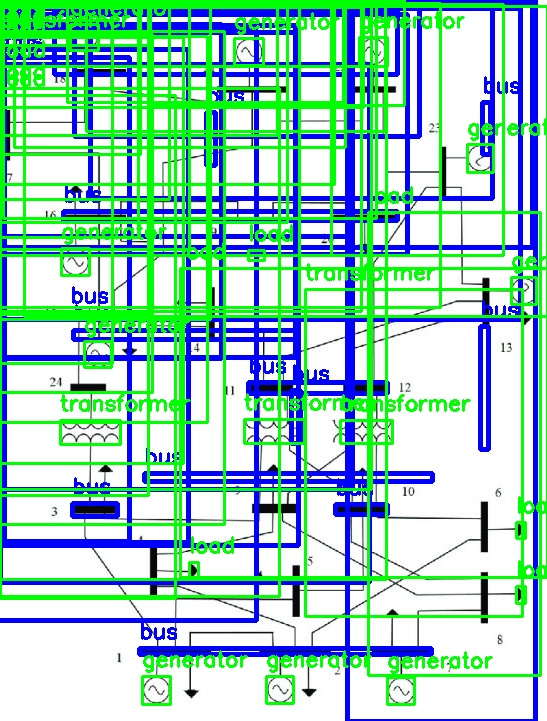
#> input picture 02_결과 모음들/시각화_테스트결과/experiments_phase1/1_imgsz_1280.jpg, 547 x 721 px
$ python -i pipeline_policy.py   (imports and definitions only)   (older library calls are emulated)
#> lines starting #> are read from the running program, lines starting #| are printed output that depends on the picture; after the words box and inside, x2 and y2 are one past the last pixel; in counts of white or black regions, pixels touching at a corner belong together
#> further down, picture is the input picture: shape (721, 547, 3); mean B, G, R 190.7, 206.1, 155.6
"""Adaptive policy layer for the PowerLens vision pipeline.

The production detectors contain the pixel-level implementation.  This module
owns the rules that should remain stable across diagram styles:

* inspect image quality before choosing pixel tolerances;
* keep object pixels and text-clean conductor pixels as separate layers;
* express every candidate outcome as accept, rescue, review, or reject;
* never let a rescue bypass an electrical/topological mandatory condition;
* validate the final graph before it is handed to power-flow calculation.

The policy deliberately works with normalized evidence instead of OpenCV
contours.  Detectors can therefore evolve without copying thresholds into the
FastAPI endpoint or Flutter application.
"""

from __future__ import annotations

from dataclasses import asdict, dataclass, field
from enum import Enum
from typing import Any, Iterable, Mapping

import cv2
import numpy as np


PIPELINE_POLICY_VERSION = "2.0"


class DecisionState(str, Enum):
    ACCEPT = "accept"
    RESCUE = "rescue"
    REVIEW = "review"
    REJECT = "reject"


@dataclass(frozen=True)
class ImageProfile:
    width: int
    height: int
    min_side: int
    max_side: int
    contrast_span: float
    blur_variance: float
    foreground_ratio: float
    estimated_stroke: float
    low_resolution: bool
    low_contrast: bool
    blurry: bool
    recommended_scale: float
    tags: tuple[str, ...] = ()

    def to_dict(self) -> dict[str, Any]:
        return asdict(self)


@dataclass(frozen=True)
class AdaptiveThresholds:
    pixel_scale: float
    bus_min_aspect: float
    bus_min_straightness: float
    bus_min_profile: float
    bus_min_stroke_ratio: float
    bus_max_endpoint_bends: int
    bus_rescue_max_gap: int
    load_min_triangle_score: float
    load_max_lead: int
    load_rescue_max_lead: int
    topology_contact_margin: int
    transformer_pair_min_score: float

    def to_dict(self) -> dict[str, Any]:
        return asdict(self)


@dataclass
class CandidateEvidence:
    """Detector-independent evidence used by the candidate policy.

    Values that do not apply to a class may remain ``None``.  Mandatory rules
    never infer missing evidence as success.
    """

    class_name: str
    bbox: tuple[float, float, float, float]
    source: str = "unknown"
    yolo_confidence: float = 0.0
    cv_score: float = 0.0
    aspect_ratio: float | None = None
    stroke_ratio: float | None = None
    straightness: float | None = None
    profile_score: float | None = None
    branch_count: int | None = None
    endpoint_bends: int | None = None
    fragmented_gap: int | None = None
    triangle_score: float | None = None
    compactness: float | None = None
    attached_to_bus: bool | None = None
    tail_continuity: float | None = None
    lead_length: int | None = None
    tip_continues: bool | None = None
    enclosed_hole: bool | None = None
    terminal_connected: bool | None = None
    transformer_pair: bool | None = None
    wave_pair_score: float | None = None
    circle_pair_score: float | None = None
    text_overlap: float = 0.0
    box_area_ratio: float = 0.0
    tags: set[str] = field(default_factory=set)


@dataclass(frozen=True)
class CandidateDecision:
    state: DecisionState
    reasons: tuple[str, ...]
    mandatory_passed: bool
    rescue_kind: str | None = None

    # [7 lines left out: function to_dict, not called in this run]


@dataclass(frozen=True)
class GraphIssue:
    severity: str
    code: str
    message: str
    component_ids: tuple[str, ...] = ()

    def to_dict(self) -> dict[str, Any]:
        return asdict(self)


def inspect_image(image: np.ndarray) -> ImageProfile:
    if image is None or image.size == 0:
        raise ValueError("Cannot profile an empty image")
    gray = image if image.ndim == 2 else cv2.cvtColor(image, cv2.COLOR_BGR2GRAY)
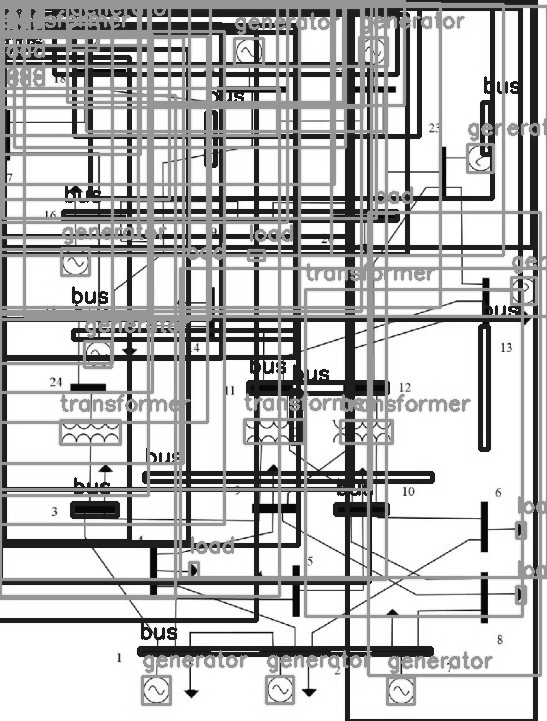
#> gray: shape (721, 547); min 0, max 255, mean 189.3
    height, width = gray.shape[:2]
#> height = 721; width = 547
    min_side, max_side = min(width, height), max(width, height)
#> min_side = 547; max_side = 721
    p05, p95 = np.percentile(gray, (5, 95))
#> p05 = 29; p95 = 255
    contrast_span = float(p95 - p05)
#> contrast_span = 226
    blur_variance = float(cv2.Laplacian(gray, cv2.CV_64F).var())
#> blur_variance = 8861.9
    _, binary = cv2.threshold(gray, 0, 255, cv2.THRESH_BINARY_INV + cv2.THRESH_OTSU)
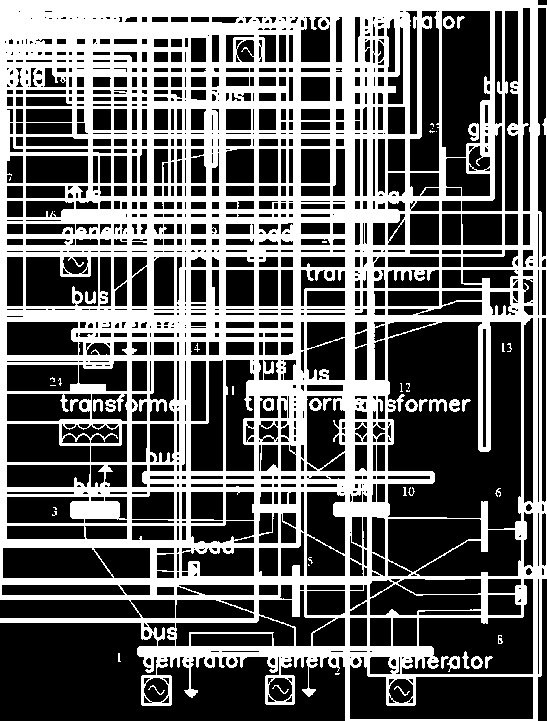
#> binary: shape (721, 547); 39.9% white; 51 white regions (24 under 20 px), largest, box (x1, y1, x2, y2) and area: (0, 0, 547, 721) 155551, (429, 399, 447, 412) 131, (468, 123, 479, 141) 125
    foreground_ratio = float(np.count_nonzero(binary) / max(binary.size, 1))
#> foreground_ratio = 0.399

    distance = cv2.distanceTransform(binary, cv2.DIST_L2, 3)
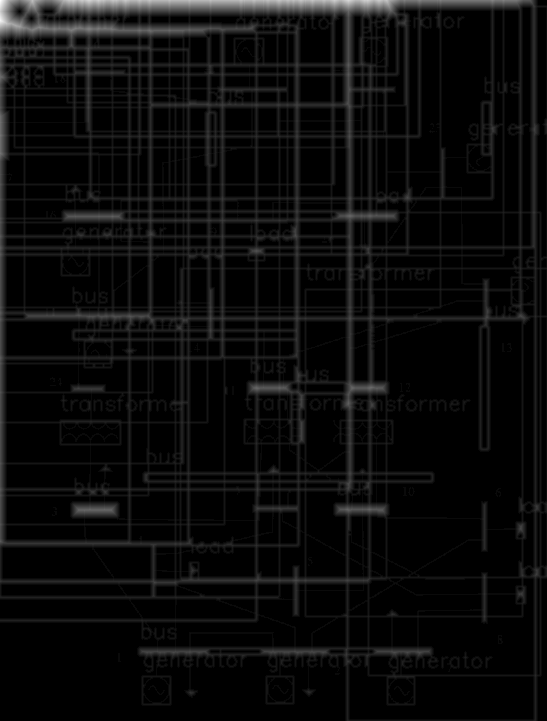
#> distance: shape (721, 547) float32; min 0, max 22.7, mean 1; drawn with min black and max white
    positive = distance[(distance > 0) & (distance <= 6.0)]
    estimated_stroke = (
        float(np.percentile(positive, 45) * 2.0) if positive.size else 1.0
    )
#> estimated_stroke = 3.82
    estimated_stroke = float(np.clip(estimated_stroke, 1.0, 12.0))

    low_resolution = min_side < 720 or estimated_stroke < 1.6
#> low_resolution = True
    low_contrast = contrast_span < 90.0
#> low_contrast = False
    # Line drawings naturally have lower Laplacian variance than photographs;
    # use a conservative blur threshold so a clean sparse drawing is not
    # sharpened unnecessarily.
    blurry = blur_variance < 45.0
#> blurry = False

    if low_resolution:
        side_scale = 900.0 / max(min_side, 1)
#> side_scale = 1.65
        stroke_scale = 2.6 / max(estimated_stroke, 0.5)
#> stroke_scale = 0.681
        recommended_scale = float(np.clip(max(side_scale, stroke_scale), 1.25, 3.0))
#> recommended_scale = 1.65
    elif max_side > 2800:
        recommended_scale = float(2400.0 / max_side)
    else:
        recommended_scale = 1.0

    tags: list[str] = []
    if low_resolution:
        tags.append("low_resolution")
    if low_contrast:
        tags.append("low_contrast")
    if blurry:
        tags.append("blurry")
    if foreground_ratio < 0.002:
        tags.append("sparse_ink")
    elif foreground_ratio > 0.22:
        tags.append("dense_ink_or_background_noise")
    if not tags:
        tags.append("normal")

    return ImageProfile(
        width=width,
        height=height,
        min_side=min_side,
        max_side=max_side,
        contrast_span=contrast_span,
        blur_variance=blur_variance,
        foreground_ratio=foreground_ratio,
        estimated_stroke=estimated_stroke,
        low_resolution=low_resolution,
        low_contrast=low_contrast,
        blurry=blurry,
        recommended_scale=recommended_scale,
        tags=tuple(tags),
    )


# [17 lines left out: function thresholds_for, not called in this run]


class CandidatePolicy:
    def __init__(self, profile: ImageProfile):
        self.profile = profile
        self.thresholds = thresholds_for(profile)

    # [143 lines left out: functions decide, _monster_box, _bus, _load, _generator, _transformer, not called in this run]

    @staticmethod
    def _missing(evidence: CandidateEvidence, *names: str) -> list[str]:
        return [name for name in names if getattr(evidence, name) is None]

    @staticmethod
    def _accept(reason: str) -> CandidateDecision:
        return CandidateDecision(DecisionState.ACCEPT, (reason,), True)

    # [8 lines left out: function _rescue, not called in this run]

    @staticmethod
    def _review(reason: str) -> CandidateDecision:
        return CandidateDecision(DecisionState.REVIEW, (reason,), False)

    @staticmethod
    def _reject(reason: str) -> CandidateDecision:
        return CandidateDecision(DecisionState.REJECT, (reason,), False)


# [252 lines left out: functions validate_graph, build_runtime_report, not called in this run]

>>> import cv2
>>> picture = cv2.imread('../../02_결과 모음들/시각화_테스트결과/experiments_phase1/1_imgsz_1280.jpg')
>>> result = inspect_image(picture)

$ run again, on 02_결과 모음들/시각화_테스트결과/experiments_phase1/1_imgsz_2048.jpg
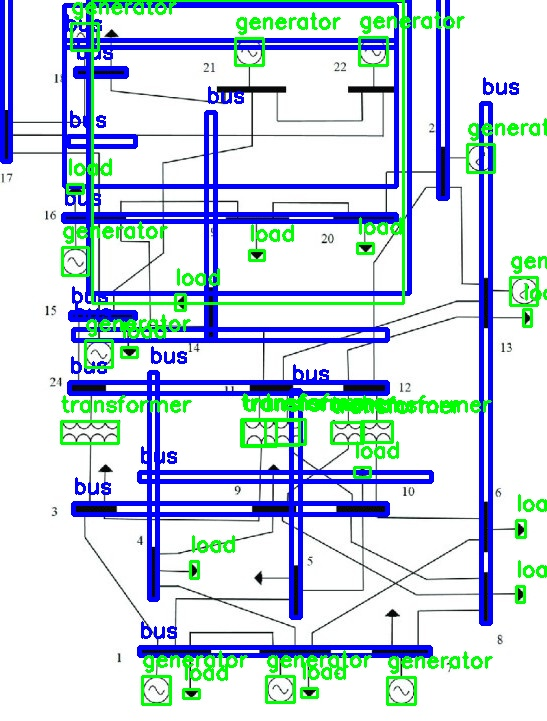
#> input picture 02_결과 모음들/시각화_테스트결과/experiments_phase1/1_imgsz_2048.jpg, 547 x 721 px
#> picture is the input picture: shape (721, 547, 3); mean B, G, R 227.5, 213.9, 199
#> p05 = 29; p95 = 255
#> contrast_span = 226
#> blur_variance = 7245.9
#> in inspect_image, `_, binary = cv2.threshold(gray, 0, 255, cv2.THRESH_BINARY_INV + cv2.TH..`:
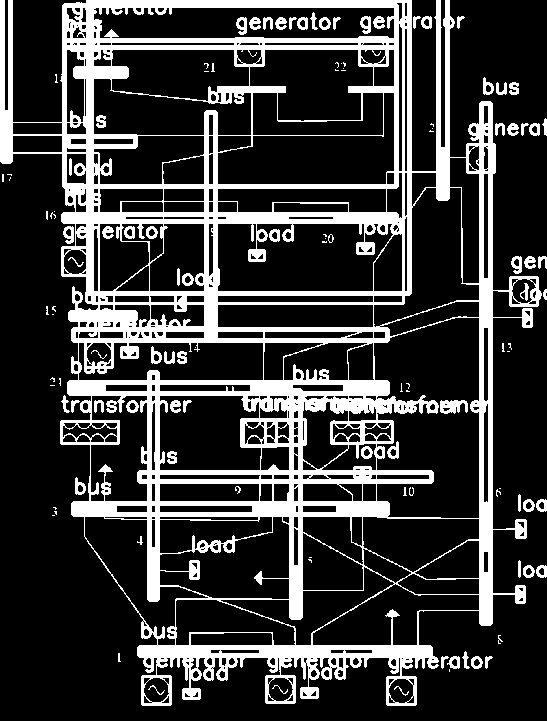
#> binary: shape (721, 547); 22.4% white; 117 white regions (44 under 20 px), largest, box (x1, y1, x2, y2) and area: (0, 0, 542, 706) 82259, (440, 400, 468, 414) 275, (236, 17, 247, 35) 125
#> foreground_ratio = 0.224
#> in inspect_image, `distance = cv2.distanceTransform(binary, cv2.DIST_L2, 3)`:
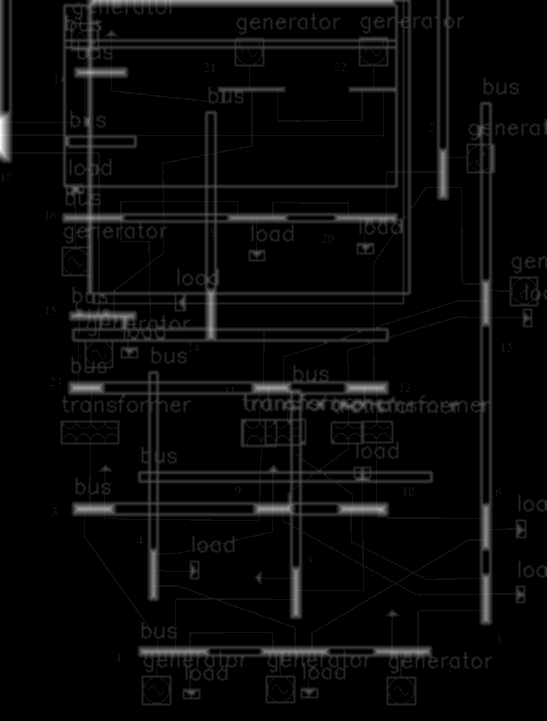
#> distance: shape (721, 547) float32; min 0, max 12.83, mean 0.47; drawn with min black and max white
#> estimated_stroke = 2.74
#> low_resolution = True
#> low_contrast = False
#> stroke_scale = 0.949
#> recommended_scale = 1.65

$ run again, on 02_결과 모음들/시각화_테스트결과/experiments_phase1/1_imgsz_640.jpg
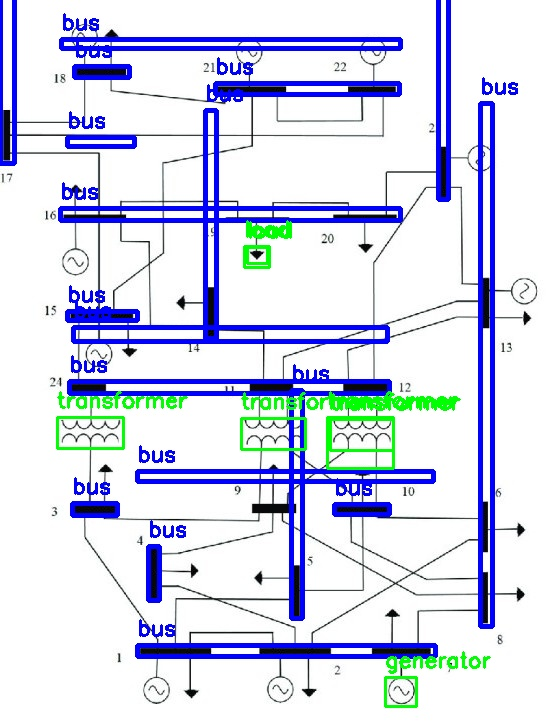
#> input picture 02_결과 모음들/시각화_테스트결과/experiments_phase1/1_imgsz_640.jpg, 547 x 721 px
#> picture is the input picture: shape (721, 547, 3); mean B, G, R 237.1, 217.4, 212.6
#> p05 = 29; p95 = 255
#> contrast_span = 226
#> blur_variance = 6561.2
#> in inspect_image, `_, binary = cv2.threshold(gray, 0, 255, cv2.THRESH_BINARY_INV + cv2.TH..`:
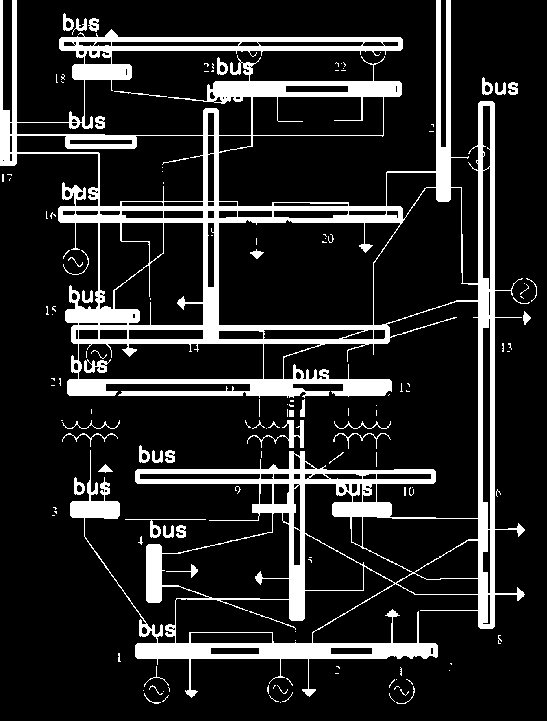
#> binary: shape (721, 547); 14.8% white; 144 white regions (99 under 20 px), largest, box (x1, y1, x2, y2) and area: (0, 0, 525, 698) 54057, (247, 420, 304, 448) 363, (84, 359, 111, 373) 198
#> foreground_ratio = 0.148
#> in inspect_image, `distance = cv2.distanceTransform(binary, cv2.DIST_L2, 3)`:
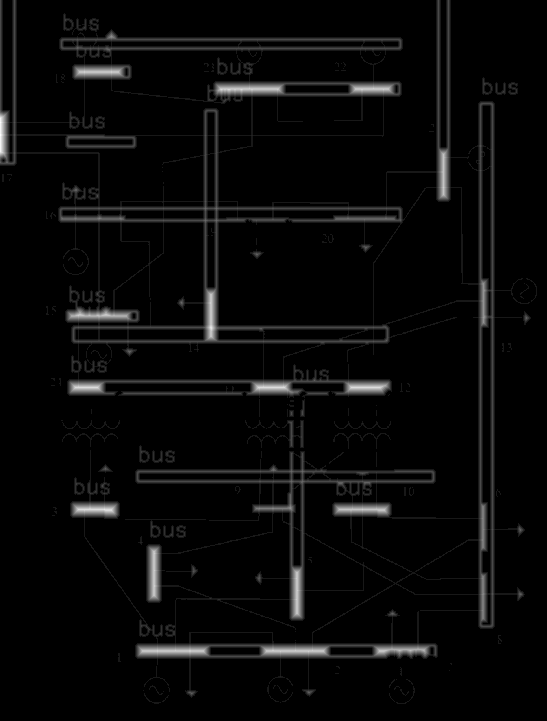
#> distance: shape (721, 547) float32; min 0, max 9.96, mean 0.331; drawn with min black and max white
#> estimated_stroke = 2.74
#> low_resolution = True
#> low_contrast = False
#> stroke_scale = 0.949
#> recommended_scale = 1.65
